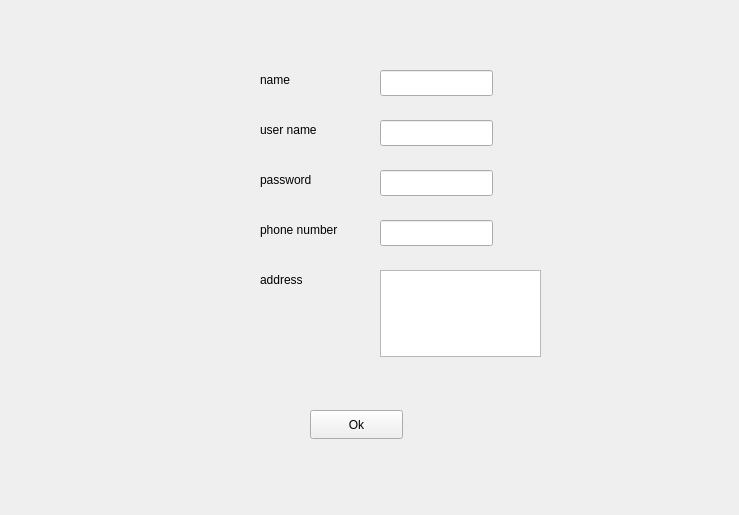
<?xml version="1.0" encoding="UTF-8"?>
<ui version="4.0">
 <class>Register</class>
 <widget class="QWidget" name="Register">
  <property name="geometry">
   <rect>
    <x>0</x>
    <y>0</y>
    <width>739</width>
    <height>515</height>
   </rect>
  </property>
  <property name="windowTitle">
   <string>Form</string>
  </property>
  <widget class="QLabel" name="label">
   <property name="geometry">
    <rect>
     <x>260</x>
     <y>70</y>
     <width>63</width>
     <height>20</height>
    </rect>
   </property>
   <property name="text">
    <string>name</string>
   </property>
  </widget>
  <widget class="QLineEdit" name="name">
   <property name="geometry">
    <rect>
     <x>380</x>
     <y>70</y>
     <width>113</width>
     <height>26</height>
    </rect>
   </property>
  </widget>
  <widget class="QLineEdit" name="userName">
   <property name="geometry">
    <rect>
     <x>380</x>
     <y>120</y>
     <width>113</width>
     <height>26</height>
    </rect>
   </property>
  </widget>
  <widget class="QLabel" name="label_2">
   <property name="geometry">
    <rect>
     <x>260</x>
     <y>120</y>
     <width>71</width>
     <height>20</height>
    </rect>
   </property>
   <property name="text">
    <string>user name</string>
   </property>
  </widget>
  <widget class="QLineEdit" name="phoneNumber">
   <property name="geometry">
    <rect>
     <x>380</x>
     <y>220</y>
     <width>113</width>
     <height>26</height>
    </rect>
   </property>
  </widget>
  <widget class="QLabel" name="label_3">
   <property name="geometry">
    <rect>
     <x>260</x>
     <y>220</y>
     <width>101</width>
     <height>20</height>
    </rect>
   </property>
   <property name="text">
    <string>phone number</string>
   </property>
  </widget>
  <widget class="QLineEdit" name="password">
   <property name="geometry">
    <rect>
     <x>380</x>
     <y>170</y>
     <width>113</width>
     <height>26</height>
    </rect>
   </property>
  </widget>
  <widget class="QLabel" name="label_4">
   <property name="geometry">
    <rect>
     <x>260</x>
     <y>170</y>
     <width>63</width>
     <height>20</height>
    </rect>
   </property>
   <property name="text">
    <string>password</string>
   </property>
  </widget>
  <widget class="QLabel" name="label_5">
   <property name="geometry">
    <rect>
     <x>260</x>
     <y>270</y>
     <width>63</width>
     <height>20</height>
    </rect>
   </property>
   <property name="text">
    <string>address</string>
   </property>
  </widget>
  <widget class="QTextEdit" name="address">
   <property name="geometry">
    <rect>
     <x>380</x>
     <y>270</y>
     <width>161</width>
     <height>87</height>
    </rect>
   </property>
  </widget>
  <widget class="QPushButton" name="ok">
   <property name="geometry">
    <rect>
     <x>310</x>
     <y>410</y>
     <width>93</width>
     <height>29</height>
    </rect>
   </property>
   <property name="text">
    <string>Ok</string>
   </property>
  </widget>
 </widget>
 <resources/>
 <connections/>
</ui>
